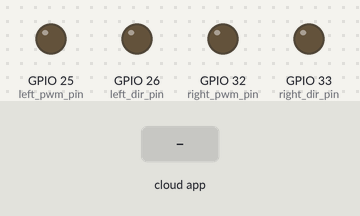
Bench run of a sketch on a simulated ESP32. Shown: output pins drawn as LEDs (lit = HIGH). The inputs (shaded band) are chosen by the test bench. The ROS host is connected and sends only what is stated.

Above: at 1.2 s.
1.3 s: the phone or cloud app sets lpwm to 1
At 2.4 s:
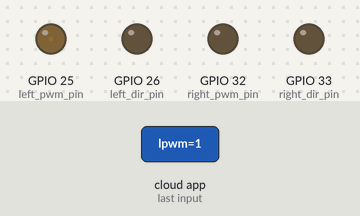
2.8 s: the phone or cloud app sets rpwm to 1
At 4.0 s:
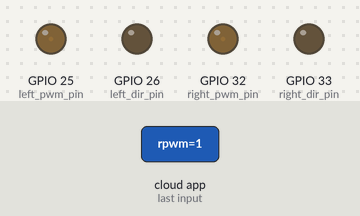
4.3 s: the phone or cloud app sets ldir to 1
At 4.8 s:
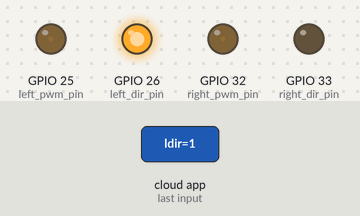
5.8 s: the phone or cloud app sets rdir to 1
At 6.3 s:
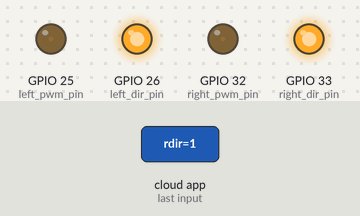
7.3 s: the phone or cloud app sets lpwm to 0
At 8.4 s:
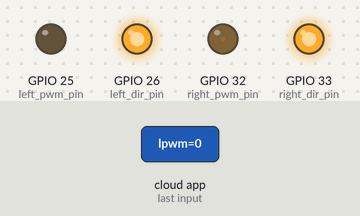
8.8 s: the phone or cloud app sets rpwm to 0
At 9.2 s:
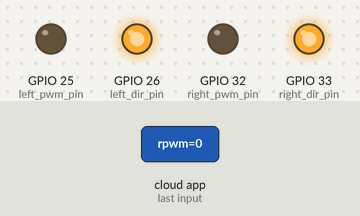
Timing chart, 0 to 11.3 s (numbered marks = the images above; inputs shaded):
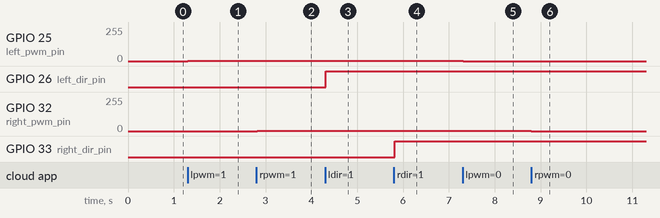

The sketch:

tortoisebot_prommax.ino
```cpp
#include <micro_ros_arduino.h>

#include <stdio.h>
#include <rcl/rcl.h>
#include <rcl/error_handling.h>
#include <rclc/rclc.h>
#include <rclc/executor.h>

#include <std_msgs/msg/int32.h>
#include <std_msgs/msg/float32.h>
#include <std_msgs/msg/bool.h>
#include <Arduino.h>


#define DEBUG 0

#define left_pwm_pin 25
#define left_dir_pin 26

#define right_pwm_pin 32
#define right_dir_pin 33


rcl_subscription_t lpwm_subscriber;
rcl_subscription_t rpwm_subscriber;
rcl_subscription_t ldir_subscriber;
rcl_subscription_t rdir_subscriber;

std_msgs__msg__Int32 int_msg;
std_msgs__msg__Bool bool_msg;

rclc_executor_t executor;
rclc_support_t support;
rcl_allocator_t allocator;
rcl_node_t node;
rcl_timer_t timer;
#define RCCHECK(fn) { rcl_ret_t temp_rc = fn;}
#define RCSOFTCHECK(fn) { rcl_ret_t temp_rc = fn; if((temp_rc != RCL_RET_OK)){error_loop();}}


void ldirCallback (const void * msgin)
{
  const std_msgs__msg__Bool* leftdir = (const std_msgs__msg__Bool *)msgin;
  bool ldir = leftdir->data ;
  digitalWrite(left_dir_pin, ldir);
}

void rdirCallback (const void * msgin)
{
  const std_msgs__msg__Bool* rightdir = (const std_msgs__msg__Bool *)msgin;
  bool rdir = rightdir->data ;
  digitalWrite(right_dir_pin, rdir);

}
void lpwmCallback (const void * msgin)
{
  const std_msgs__msg__Int32* leftpwm = (const std_msgs__msg__Int32 *)msgin;
  int lpwm = leftpwm->data ;
  analogWrite(left_pwm_pin, lpwm);
}

void rpwmCallback (const void * msgin)
{
  const std_msgs__msg__Int32* rightpwm = (const std_msgs__msg__Int32 *)msgin;
  int rpwm = rightpwm->data ;
  analogWrite(right_pwm_pin, rpwm);
}


void setup() {
  set_microros_transports();


  allocator = rcl_get_default_allocator();

  //create init_options
  RCCHECK(rclc_support_init(&support, 0, NULL, &allocator));

  // create node
  RCCHECK(rclc_node_init_default(&node, "micro_ros_arduino_node", "", &support));

  // create subscriber
  RCCHECK(rclc_subscription_init_default(&lpwm_subscriber, &node, ROSIDL_GET_MSG_TYPE_SUPPORT(std_msgs, msg, Int32),
                                         "lpwm"));
  RCCHECK(rclc_subscription_init_default(&rpwm_subscriber, &node, ROSIDL_GET_MSG_TYPE_SUPPORT(std_msgs, msg, Int32),
                                         "rpwm"));
  RCCHECK(rclc_subscription_init_default(&ldir_subscriber, &node, ROSIDL_GET_MSG_TYPE_SUPPORT(std_msgs, msg, Bool),
                                         "ldir"));
  RCCHECK(rclc_subscription_init_default(&rdir_subscriber, &node, ROSIDL_GET_MSG_TYPE_SUPPORT(std_msgs, msg, Bool),
                                         "rdir"));

  // create executor
  RCCHECK(rclc_executor_init(&executor, &support.context, 4, &allocator));
  RCCHECK(rclc_executor_add_subscription(&executor, &lpwm_subscriber, &int_msg, &lpwmCallback, ON_NEW_DATA));
  RCCHECK(rclc_executor_add_subscription(&executor, &rpwm_subscriber, &int_msg, &rpwmCallback, ON_NEW_DATA));
  RCCHECK(rclc_executor_add_subscription(&executor, &ldir_subscriber, &bool_msg, &ldirCallback, ON_NEW_DATA));
  RCCHECK(rclc_executor_add_subscription(&executor, &rdir_subscriber, &bool_msg, &rdirCallback, ON_NEW_DATA));

  pinMode (left_dir_pin, OUTPUT);
  pinMode (left_pwm_pin, OUTPUT);

  pinMode (right_pwm_pin, OUTPUT);
  pinMode (right_dir_pin, OUTPUT);
  pinMode (36, INPUT);
  pinMode (35, INPUT);
  pinMode (34, INPUT);
  pinMode (39, INPUT);
}

void loop() {
  delay(10);
  RCCHECK(rclc_executor_spin_some(&executor, RCL_MS_TO_NS(100)));
}
```

Measured:
- after the input at 1.3 s, GPIO 25 (left_pwm_pin): 0/255 → 1/255 at once
- after the input at 2.8 s, GPIO 32 (right_pwm_pin): 0/255 → 1/255 at once
- after the input at 4.3 s, GPIO 26 (left_dir_pin): LOW → HIGH at once
- after the input at 5.8 s, GPIO 33 (right_dir_pin): LOW → HIGH at once
- after the input at 7.3 s, GPIO 25 (left_pwm_pin): 1/255 → 0/255 at once
- after the input at 8.8 s, GPIO 32 (right_pwm_pin): 1/255 → 0/255 at once
